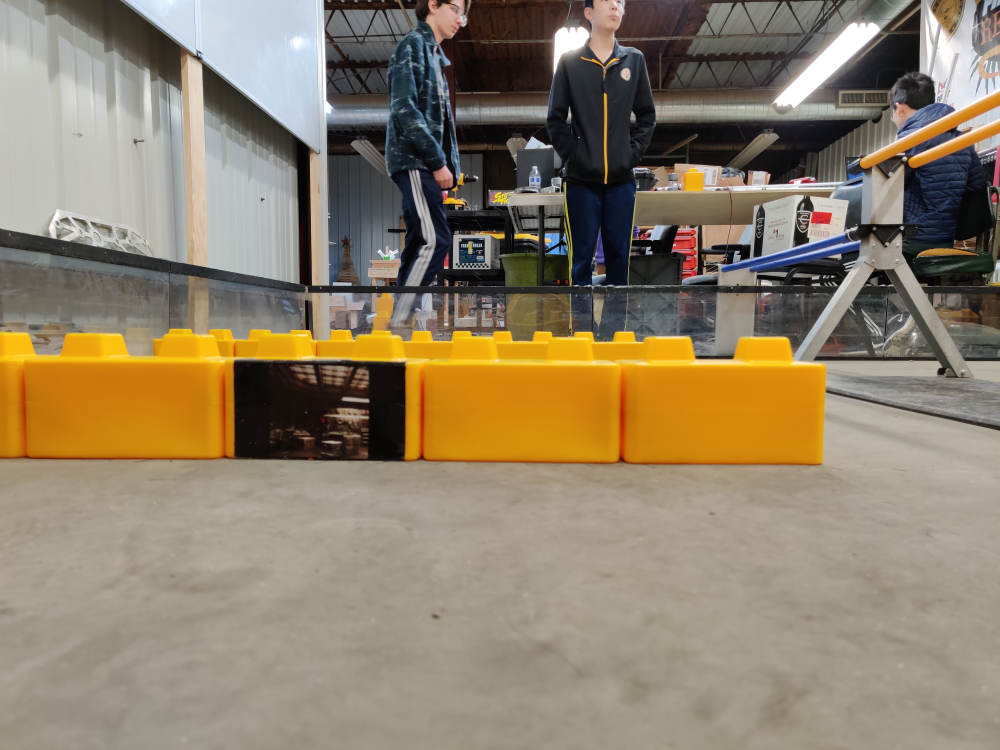
#> input picture PictureOfStones.jpg, 4000 x 3000 px (shown at 1/4 size)
$ jupyter execute Contours.ipynb
#> lines starting #> are read from the running program, lines starting #| are printed output that depends on the picture; after the words box and inside, x2 and y2 are one past the last pixel; in counts of white or black regions, pixels touching at a corner belong together
[cell 1]
import cv2
import numpy as np

[cell 2]
img = cv2.imread("PictureOfStones.jpg")
#> img is the input picture: shape (3000, 4000, 3); mean B, G, R 106.2, 128.6, 142.3
img = cv2.resize(img, (1920, 1080), interpolation=cv2.INTER_CUBIC)
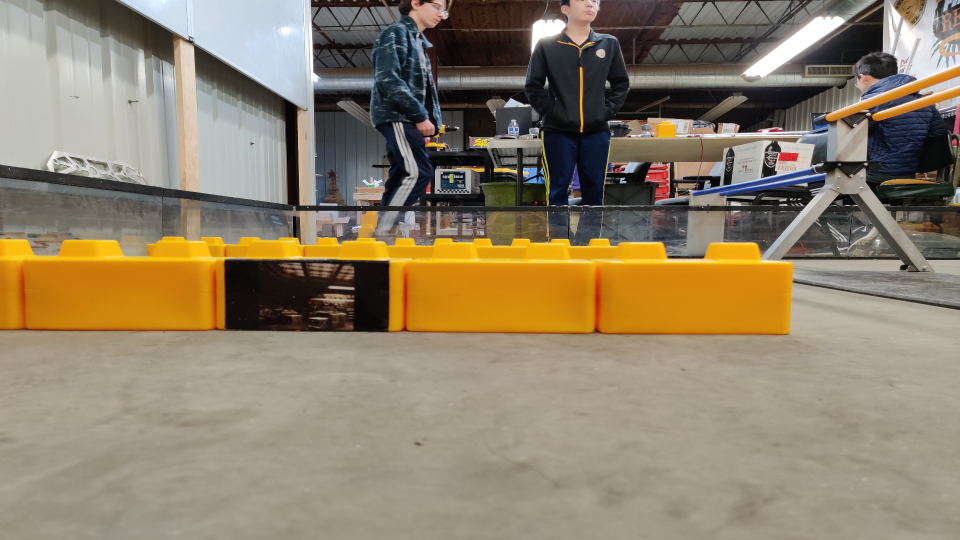
#> img: shape (1080, 1920, 3) (shown at 1/2 size); mean B, G, R 106.2, 128.6, 142.3

[cell 3]
yellow = np.uint8([[[255,255,0 ]]])
hsv_yellow = cv2.cvtColor(yellow,cv2.COLOR_BGR2HSV)

lower_yellow = hsv_yellow[0][0].copy()
lower_yellow[0] -= 20
lower_yellow[1] = 100
lower_yellow[2] = 100

upper_yellow = hsv_yellow[0][0].copy()
upper_yellow[0] += 20

print(f"{lower_yellow} {upper_yellow}")

[cell 4]
lower_yellow = np.array([20, 100, 100])
upper_yellow = np.array([65, 255, 255])

[cell 5]
hsv = cv2.cvtColor(img, cv2.COLOR_BGR2HSV)
#> hsv: shape (1080, 1920, 3); mean H, S, V 37.3, 68.1, 144.9

h, s, v =cv2.split(hsv)
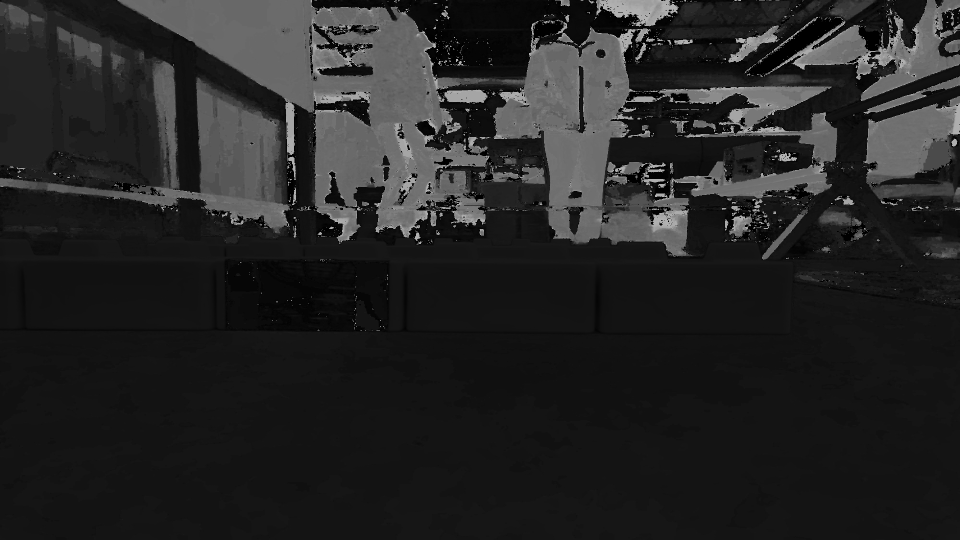
#> h: shape (1080, 1920) (shown at 1/2 size); min 0, max 179, mean 37.3
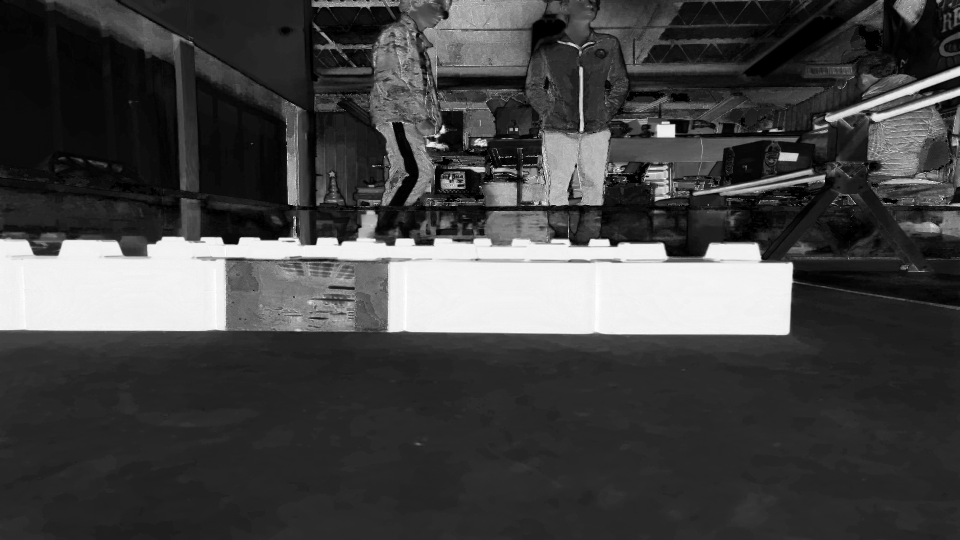
#> s: shape (1080, 1920) (shown at 1/2 size); min 0, max 255, mean 68.1
cv2.equalizeHist(v, v)
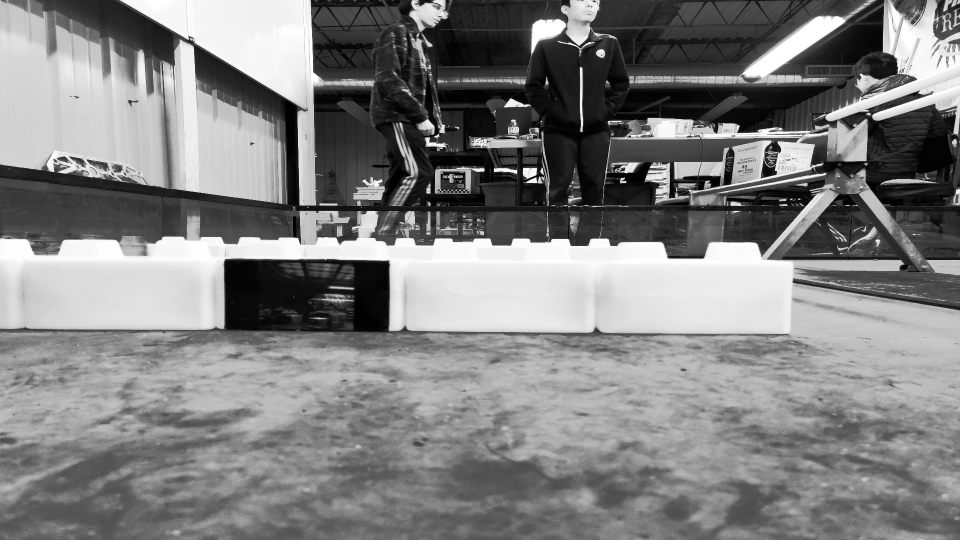
#> v: shape (1080, 1920) (shown at 1/2 size); min 0, max 255, mean 128.7
cv2.merge((h, s, v), hsv)

mask = cv2.inRange(hsv, lower_yellow, upper_yellow)
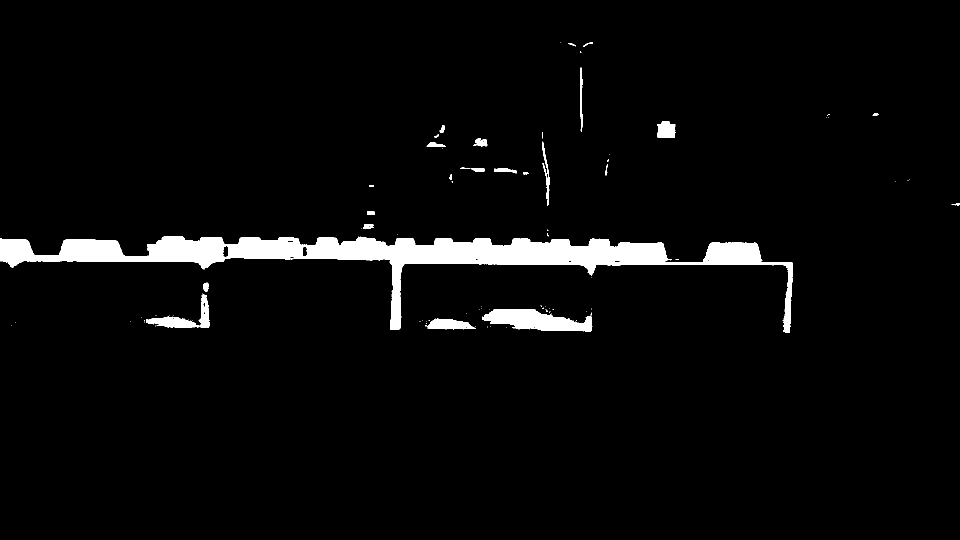
#> mask: shape (1080, 1920) (shown at 1/2 size); 3.7% white; 104 white regions (78 under 20 px)
#> hsv: shape (1080, 1920, 3); mean H, S, V 37.3, 68.1, 128.7

res = cv2.bitwise_and(img, img, mask=mask)
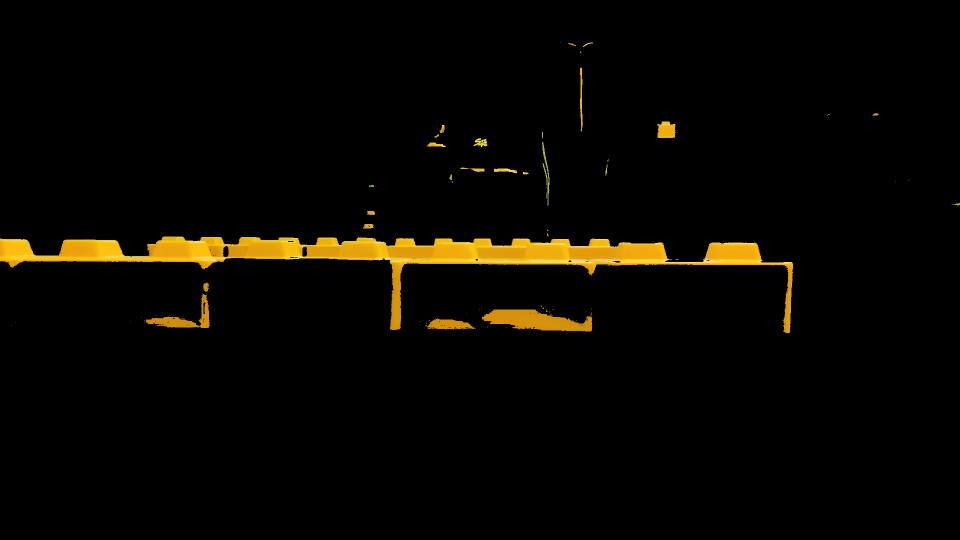
#> res: shape (1080, 1920, 3) (shown at 1/2 size); mean B, G, R 0.9, 6.4, 8.7

contours, he = cv2.findContours(mask, cv2.RETR_TREE, cv2.CHAIN_APPROX_NONE)
#> contours = 188 contours, 158 with area under 20; largest, box (x1, y1, x2, y2) and area: (0, 473, 1586, 666) 61836, (964, 619, 1185, 663) 5873, (292, 588, 420, 656) 2283, (854, 637, 952, 659) 1292, (1314, 243, 1351, 276) 965; he = 188 rows, first 6: [1, -1, -1, -1], [2, 0, -1, -1], [3, 1, -1, -1], [4, 2, -1, -1], [5, 3, -1, -1], [6, 4, -1, -1]

res = cv2.drawContours(res, contours, -1, (0 , 255, 0), 3)
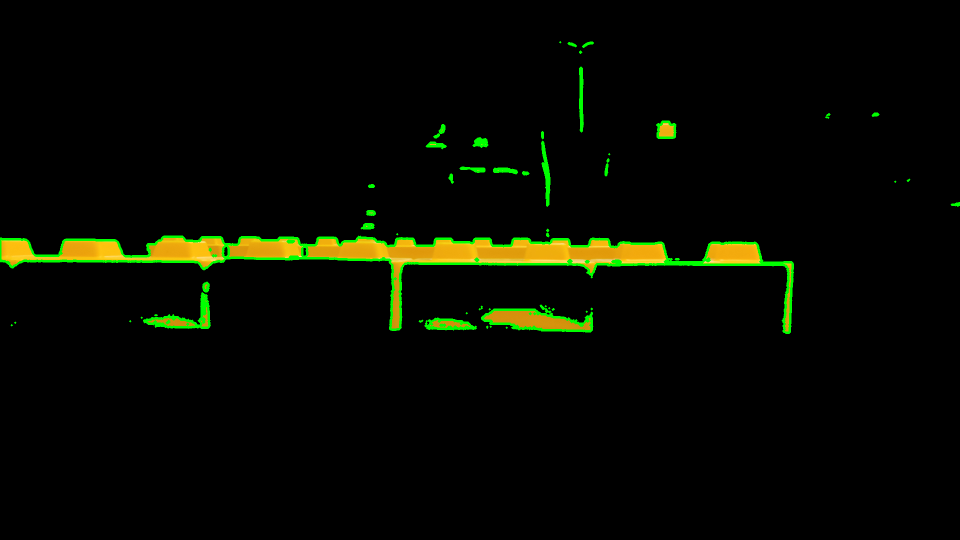
#> res: shape (1080, 1920, 3) (shown at 1/2 size); 1.71% of pixels changed, all inside (x1, y1, x2, y2) = (0, 82, 1920, 668)

# Display the resulting frame
cv2.imshow('frame',cv2.cvtColor(hsv, cv2.COLOR_HSV2BGR))
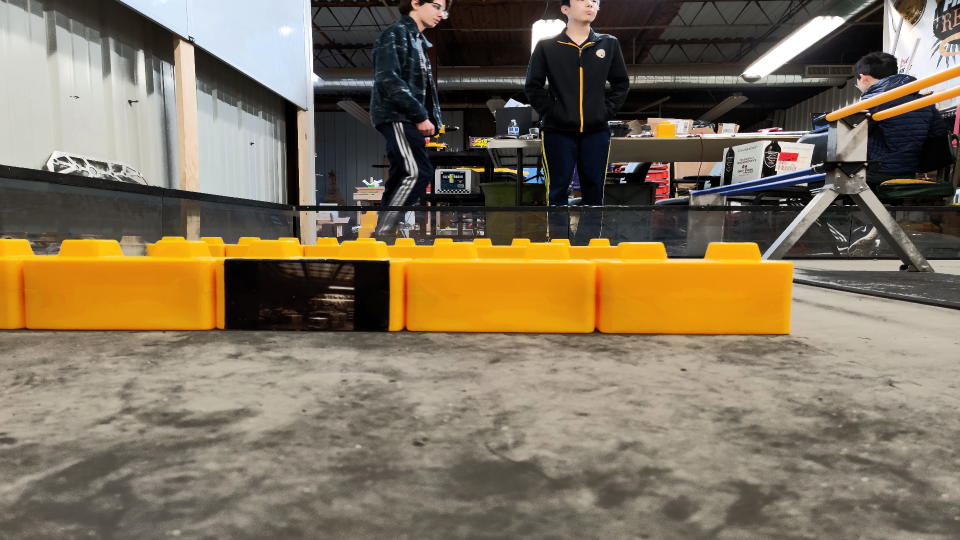
#> window 'frame': shape (1080, 1920, 3) (shown at 1/2 size); mean B, G, R 90.8, 113, 126.5
cv2.imshow('hsv', hsv)
cv2.imshow('mask', mask)
cv2.imshow('res', res)

while (1):
    if cv2.waitKey(1) & 0xFF == ord('q'):
#> (key q is pressed here)
        break
